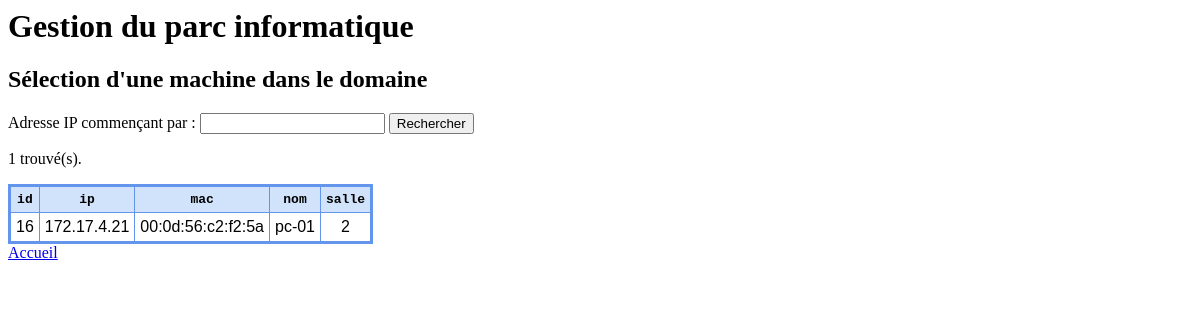
Screenshot of /recherche.php?debutIp=172.17.4.21 with the database file from the repository.
### tables this page shows
CREATE TABLE IF NOT EXISTS `ordinateurs` (
  `id` int(11) NOT NULL AUTO_INCREMENT,
  `ip` char(15) NOT NULL,
  `mac` char(17) NOT NULL,
  `nom` char(15) NOT NULL,
  `salle` int(11) NOT NULL,
  PRIMARY KEY (`id`)
);

### OrdinateurManager.class.php (called while the page is built, shortened)
<?php
include ("./Ordinateur.class.php");
class OrdinateurManager {
    private $connexionDB;
    public function __construct($connexionDB) {
        $this->connexionDB = $connexionDB;
    }
    public function listerLesOrdinateursAvecCeDebutIp($debutIp) {
        $requete = "select * from ordinateurs where ip like '" . $debutIp . "%' order by ip asc";
        return $this->listerOrdinateursDepuisCetteRequete($requete);
    }
    private function listerOrdinateursDepuisCetteRequete($requete) {
        $listeOrdinateurs = array();
        try {
            $reponse = $this->connexionDB->query($requete);
            while (($ligneReponse = $reponse->fetch())) {
                $ordinateur = new Ordinateur($ligneReponse['id'], $ligneReponse['ip'], $ligneReponse['mac'], $ligneReponse['nom'], $ligneReponse['salle']);
                array_push($listeOrdinateurs, $ordinateur);
            }
        } catch (PDOException $ex) {
            echo '<pre>Erreur : ' . $ex.getMessage() . '</pre>';
        }
        return $listeOrdinateurs;
    }
}

### Ordinateur.class.php (called while the page is built)
<?php
class Ordinateur {
    private $id;
    private $ip;
    private $adresseMac;
    private $nom;
    private $salle;
    public function __construct($id, $ip, $adresseMac, $nom, $salle) {
        $this->id = $id;
        $this->ip = $ip;
        $this->adresseMac = $adresseMac;
        $this->nom = $nom;
        $this->salle = $salle;
    }
    public function getId() {
        return $this->id;
    }
    public function getIp() {
        return $this->ip;
    }
    public function getAdresseMac() {
        return $this->adresseMac;
    }
    public function getNom() {
        return $this->nom;
    }
    public function getSalle() {
        return $this->salle;
    }
}

### recherche.php (the view, shortened to what this page needs)
<?php
    include ("./OrdinateurManager.class.php");
    echo "<h2>Sélection d'une machine dans le domaine</h2>";
    if (isset($_GET['debutIp'])) {
        $debutIp = $_GET['debutIp'];
        $connexionDB = new PDO("mysql:host=localhost;dbname=parc", "root", "");
        $managerOrdinateurs = new OrdinateurManager($connexionDB);
        $listeOrdinateurs = $managerOrdinateurs->listerLesOrdinateursAvecCeDebutIp($debutIp);
        $nombreDOrdinateurs = count($listeOrdinateurs);
        if ($nombreDOrdinateurs == 0) {
            echo "<p>Aucun ordinateur trouvé avec le début d'IP : '" . $debutIp . "'.</p>";
        }
        else {
            echo '<p>' . $nombreDOrdinateurs . ' trouvé(s). </p>';
            echo '<table>'
                . '<tr>'
                    . '<th>id</th>'
                    . '<th>ip</th>'
                    . '<th>mac</th>'
                    . '<th>nom</th>'
                    . '<th>salle</th>'
                . '</tr>';
            foreach ($listeOrdinateurs as $ordinateur) {
                echo '
                <tr>
                    <td>' . $ordinateur->getId() . '</td>
                    <td>' . $ordinateur->getIp() . '</td>
                    <td>' . $ordinateur->getAdresseMac() . '</td>
                    <td>' . $ordinateur->getNom() . '</td>
                    <td>' . $ordinateur->getSalle() . '</td>
                </tr>';
            }
            echo '</table>';
        }
    }

### css/style.css (style rules this page uses)
table { border: medium solid #6495ed; border-collapse: collapse; }
th { font-family: monospace; border: thin solid #6495ed; padding: 5px; background-color: #D0E3FA; }
td { font-family: sans-serif; border: thin solid #6495ed; padding: 5px; text-align: center; background-color: #ffffff; }

### rows the page displays
ordinateurs: id "16", ip "172.17.4.21", mac "00:0d:56:c2:f2:5a", nom "pc-01", salle "2"

### other values shown
$nombreDOrdinateurs "1"
